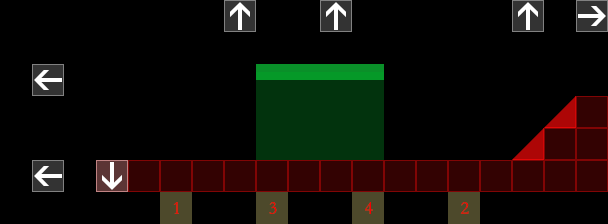

This game map was drawn from its Tiled (.tmx) file and the tilesets committed beside it. A one-line description and the full map source follow:
An orthogonal 19x7 tile map with 32x32 px tiles, 3 tile layers (ele_bg, collision, notation), 2 tilesets.

<map version="1.0" tiledversion="1.0.3" orientation="orthogonal" renderorder="left-down" width="19" height="7" tilewidth="32" tileheight="32" nextobjectid="1">
 <tileset firstgid="1" source="meta.tsx" />
 <tileset firstgid="257" source="ele_base.tsx" />
 <layer name="ele_bg" width="19" height="7">
  <data encoding="csv">
258,0,0,0,257,257,257,0,0,0,257,257,257,0,0,0,257,257,257,
258,0,0,0,257,257,257,0,0,0,257,257,257,0,0,0,257,257,257,
258,0,0,0,257,257,257,0,0,0,257,257,257,0,0,0,257,257,257,
258,257,257,257,0,0,0,257,257,257,0,0,0,257,257,257,0,0,0,
258,257,257,257,0,0,0,257,257,257,0,0,0,257,257,257,0,0,0,
258,257,257,257,0,0,0,257,257,257,0,0,0,257,257,257,0,0,0,
258,258,258,258,258,258,258,258,258,258,258,258,258,258,258,258,258,258,258
</data>
 </layer>
 <layer name="collision" width="19" height="7">
  <data encoding="csv">
0,0,0,0,0,0,0,0,0,0,0,0,0,0,0,0,0,0,0,
0,0,0,0,0,0,0,0,0,0,0,0,0,0,0,0,0,0,0,
0,0,0,0,0,0,0,0,21,21,21,21,0,0,0,0,0,0,0,
0,0,0,0,0,0,0,0,24,24,24,24,0,0,0,0,0,18,1,
0,0,0,0,0,0,0,0,24,24,24,24,0,0,0,0,18,1,1,
0,0,0,1,1,1,1,1,1,1,1,1,1,1,1,1,1,1,1,
0,0,0,0,0,0,0,0,0,0,0,0,0,0,0,0,0,0,0
</data>
 </layer>
 <layer name="notation" width="19" height="7">
  <data encoding="csv">
0,0,0,0,0,0,0,41,0,0,41,0,0,0,0,0,41,0,44,
0,0,0,0,0,0,0,0,0,0,0,0,0,0,0,0,0,0,0,
0,43,0,0,0,0,0,0,0,0,0,0,0,0,0,0,0,0,0,
0,0,0,0,0,0,0,0,0,0,0,0,0,0,0,0,0,0,0,
0,0,0,0,0,0,0,0,0,0,0,0,0,0,0,0,0,0,0,
0,43,0,42,0,0,0,0,0,0,0,0,0,0,0,0,0,0,0,
0,0,0,0,0,265,0,0,267,0,0,268,0,0,266,0,0,0,0
</data>
 </layer>
</map>
